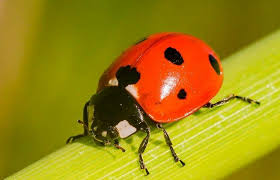
#> input picture images.jpeg, 280 x 180 px, found by its file name
$ jupyter execute --allow-errors 'SushAdvPytLab15 (3).ipynb'
#> lines starting #> are read from the running program, lines starting #| are printed output that depends on the picture
[cell 1]
import matplotlib.pyplot as plt
import numpy as np

[cell 2]
fig, ax = plt.subplots()             # Create a figure containing a single Axes.
ax.plot([1, 2, 3, 4], [1, 4, 2, 3])  # Plot some data on the Axes.

[cell 3]
#Depending on environment you are working in, plt.show() can be left out.
fig, ax = plt.subplots()
ax.plot([4,3,2,1], [1, 4, 2, 3])
plt.show()                           # Show the figure.

[cell 4]
fig = plt.figure()             # an empty figure with no Axes
fig, ax = plt.subplots()       # a figure with a single Axes
fig, axs = plt.subplots(2, 2)  # a figure with a 2x2 grid of Axes
# a figure with one Axes on the left, and two on the right:
fig, axs = plt.subplot_mosaic([['left', 'right_top'],
                               ['left', 'right_bottom']])

[cell 5]
from PIL import Image

import matplotlib.pyplot as plt
import numpy as np

#> (a cell that did not finish here is left out)

#> (a cell that did not finish here is left out)

[cell 8]
im = np.asarray(Image.open('/home/matlab/Downloads/images.jpeg'))
#> im is the input picture: shape (180, 280, 3); mean R, G, B 157.5, 133.7, 17.4
print(repr(im))
#> (printed output is left out)

#> (a cell that did not finish here is left out)

[cell 10]
img = Image.open('/home/matlab/Downloads/images.jpeg')
img.thumbnail((64, 64))  # resizes image in-place
imgplot = plt.imshow(img)

[cell 11]
# Import necessary libraries
from PIL import Image
import numpy as np
import matplotlib.pyplot as plt

# --- 1. Load and display the original image ---
# Load the image and convert it to a NumPy array.
# The `with` statement handles closing the file automatically.
try:
    with Image.open('/home/matlab/Downloads/images.jpeg') as img:
        im = np.asarray(img)
except FileNotFoundError:
    print("Error: The image file was not found. Please check the file path.")
    exit()

# Create a new figure and a single subplot for the original image
fig, ax = plt.subplots(figsize=(8, 6))
ax.imshow(im)
ax.set_title('Original Bug Image')
ax.axis('off')  # Hide the axes for a cleaner image display

# --- 2. Create plots for individual color channels ---
# This visualizes the red, green, and blue components of the image.
fig, (ax1, ax2, ax3) = plt.subplots(ncols=3, figsize=(15, 5))

# Red channel
red_channel = im[:, :, 0]
ax1.imshow(red_channel, cmap='Reds_r')
ax1.set_title('Red Channel')
ax1.axis('off')

# Green channel
green_channel = im[:, :, 1]
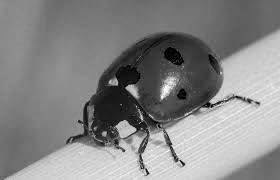
#> green_channel: shape (180, 280); min 0, max 255, mean 133.7
ax2.imshow(green_channel, cmap='Greens_r')
ax2.set_title('Green Channel')
ax2.axis('off')

# Blue channel
blue_channel = im[:, :, 2]
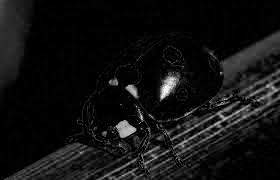
#> blue_channel: shape (180, 280); min 0, max 255, mean 17.4
ax3.imshow(blue_channel, cmap='Blues_r')
ax3.set_title('Blue Channel')
ax3.axis('off')

fig.suptitle('Individual Color Channels', fontsize=16)


# --- 3. Create an image with an alternative color map ---
# Change the color map to emphasize different features.
fig, ax = plt.subplots(figsize=(8, 6))
# Display the red channel with a 'hot' color map
ax.imshow(red_channel, cmap='hot')
ax.set_title('Image with "Hot" Color Map')
ax.axis('off')

# --- 4. Create a histogram of pixel intensity ---
# A histogram is a great way to visualize the distribution of colors.
fig, ax = plt.subplots(figsize=(8, 6))
# ravel() flattens the multi-dimensional array into a 1D array
ax.hist(im.ravel(), bins=256, color='gray', alpha=0.7)
ax.set_title('Pixel Intensity Histogram')
ax.set_xlabel('Pixel Intensity')
ax.set_ylabel('Frequency')
ax.grid(True)

# --- 5. Display all plots ---
# This is the command you were missing. It displays all the figures created.
plt.tight_layout() # Adjusts subplot params for a tight layout
plt.show()
#> figure, not shown here; tallest bar 13520 high, from x = 0 to 0.996

# with B&W u will get the crct distribution of pixels

[cell 12]
# Import necessary libraries
from PIL import Image
import numpy as np
import matplotlib.pyplot as plt

# Define the image path
image_path = '/home/matlab/Downloads/images.jpeg'

# --- 1. Open the color image ---
try:
    # Open the original color image
    img_color = Image.open(image_path)
except FileNotFoundError:
    print("Error: The image file was not found. Please check the file path.")
    exit()

# --- 2. Convert to a black and white (grayscale) image ---
# The 'L' mode converts the image to grayscale, using one channel (luminance).
img_grayscale = img_color.convert('L')
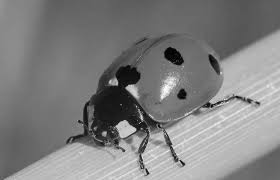
#> img_grayscale: PIL image 280x180 L; min 0, max 255, mean 127.6
im_grayscale_array = np.asarray(img_grayscale)

# --- 3. Display the grayscale image and its histogram ---
fig, (ax1, ax2) = plt.subplots(1, 2, figsize=(12, 6))

# Display the grayscale image
ax1.imshow(im_grayscale_array, cmap='gray')
ax1.set_title('Grayscale Bug Image')
ax1.axis('off')  # Hide axes for cleaner image display

# Plot the histogram for the grayscale image
ax2.hist(im_grayscale_array.ravel(), bins=256, range=[0, 256], color='k', alpha=0.7)
ax2.set_title('Grayscale Pixel Intensity Histogram')
ax2.set_xlabel('Pixel Intensity (0=Black, 255=White)')
ax2.set_ylabel('Frequency (Number of Pixels)')
ax2.grid(True)

plt.tight_layout() # Adjusts subplot params for a tight layout
plt.show()
#> figure, not shown here; panel 2: tallest bar 1073 high, from x = 100 to 101

# 2nd Trail with more Pixel Pic

[cell 13]
img = Image.open('/home/matlab/Downloads/bug.jpg')
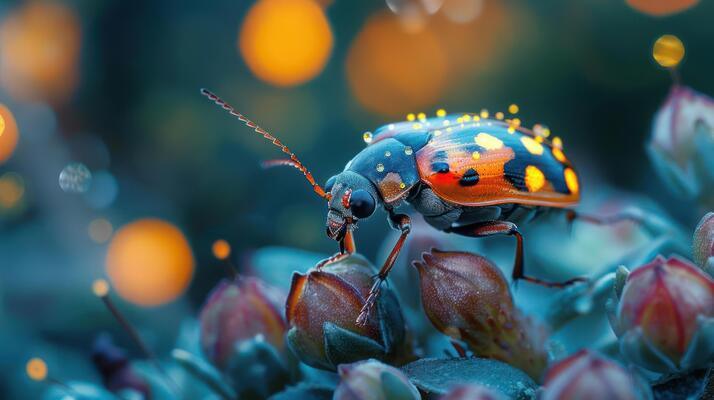
#> input picture bug.jpg, 714 x 400 px, found by its file name
#> img is the input picture: PIL image 714x400 RGB; mean R, G, B 68.2, 87.2, 88.5
imgplot = plt.imshow(img)

[cell 14]
img = Image.open('/home/matlab/Downloads/bug.jpg')
img.thumbnail((64, 64))  # resizes image in-place
#> img: PIL image 64x36 RGB
imgplot = plt.imshow(img)

[cell 15]
# Import necessary libraries
from PIL import Image
import numpy as np
import matplotlib.pyplot as plt

# --- 1. Load and display the original image ---
# Load the image and convert it to a NumPy array.
# The `with` statement handles closing the file automatically.
try:
    with Image.open('/home/matlab/Downloads/bug.jpg') as img:
        im = np.asarray(img)
except FileNotFoundError:
    print("Error: The image file was not found. Please check the file path.")
    exit()

# Create a new figure and a single subplot for the original image
fig, ax = plt.subplots(figsize=(8, 6))
ax.imshow(im)
ax.set_title('Original Bug Image')
ax.axis('off')  # Hide the axes for a cleaner image display

# --- 2. Create plots for individual color channels ---
# This visualizes the red, green, and blue components of the image.
fig, (ax1, ax2, ax3) = plt.subplots(ncols=3, figsize=(15, 5))

# Red channel
red_channel = im[:, :, 0]
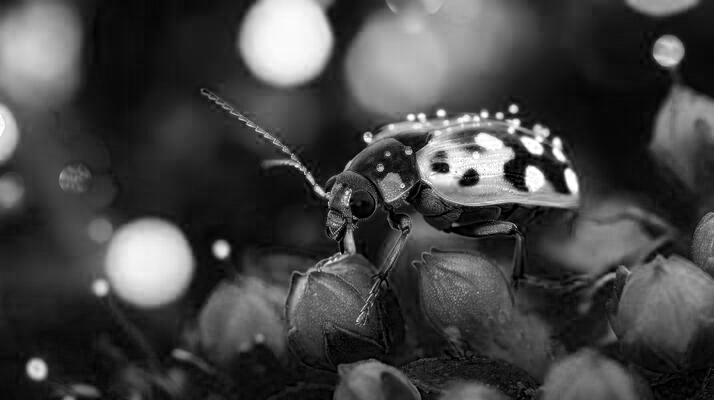
#> red_channel: shape (400, 714); min 0, max 255, mean 68.2
ax1.imshow(red_channel, cmap='Reds_r')
ax1.set_title('Red Channel')
ax1.axis('off')

# Green channel
green_channel = im[:, :, 1]
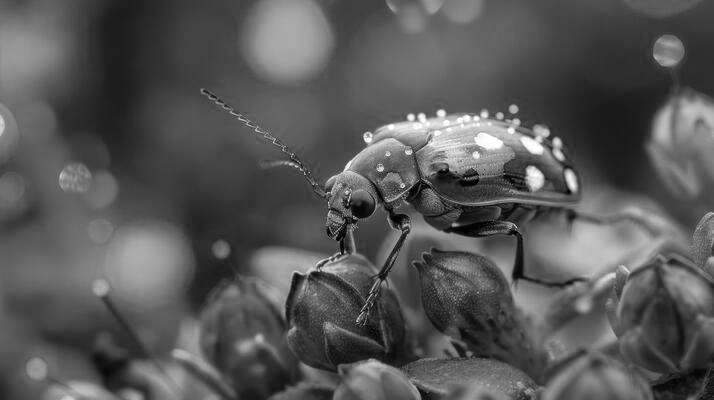
#> green_channel: shape (400, 714); min 0, max 255, mean 87.2
ax2.imshow(green_channel, cmap='Greens_r')
ax2.set_title('Green Channel')
ax2.axis('off')

# Blue channel
blue_channel = im[:, :, 2]
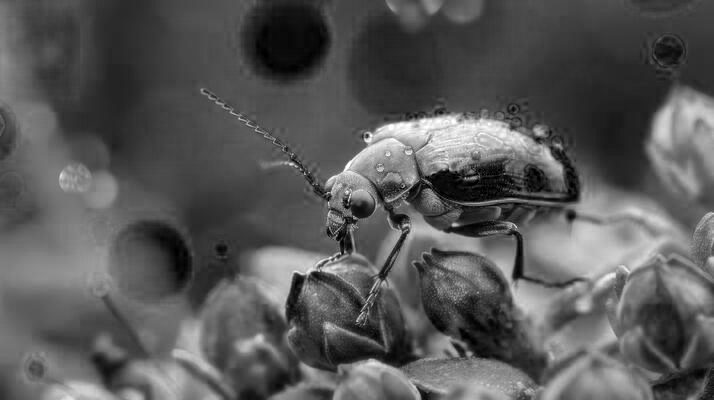
#> blue_channel: shape (400, 714); min 0, max 255, mean 88.5
ax3.imshow(blue_channel, cmap='Blues_r')
ax3.set_title('Blue Channel')
ax3.axis('off')

fig.suptitle('Individual Color Channels', fontsize=16)


# --- 3. Create an image with an alternative color map ---
# Change the color map to emphasize different features.
fig, ax = plt.subplots(figsize=(8, 6))
# Display the red channel with a 'hot' color map
ax.imshow(red_channel, cmap='hot')
ax.set_title('Image with "Hot" Color Map')
ax.axis('off')

# --- 4. Create a histogram of pixel intensity ---
# A histogram is a great way to visualize the distribution of colors.
fig, ax = plt.subplots(figsize=(8, 6))
# ravel() flattens the multi-dimensional array into a 1D array
ax.hist(im.ravel(), bins=256, color='gray', alpha=0.7)
ax.set_title('Pixel Intensity Histogram')
ax.set_xlabel('Pixel Intensity')
ax.set_ylabel('Frequency')
ax.grid(True)

# --- 5. Display all plots ---
# This is the command you were missing. It displays all the figures created.
plt.tight_layout() # Adjusts subplot params for a tight layout
plt.show()
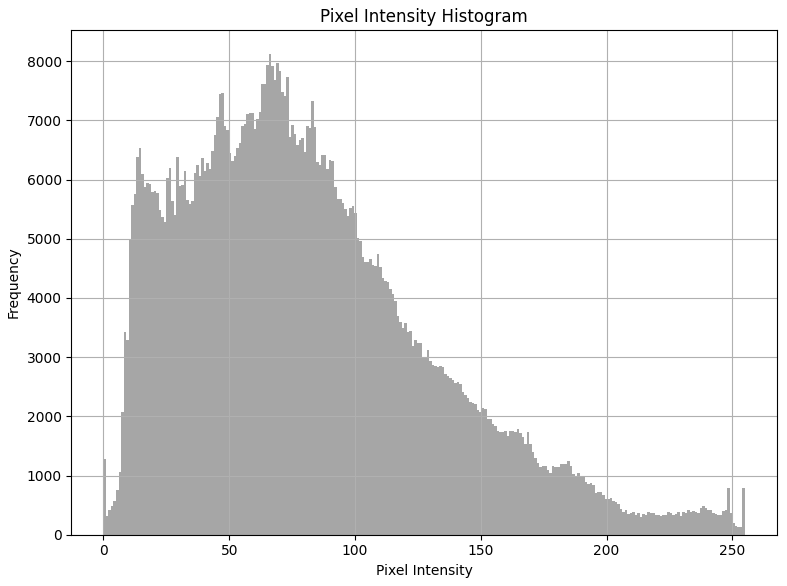
#> figure drawn by matplotlib, 1 panel; tallest bar 8114 high, from x = 65.74 to 66.74

# With B&W image

[cell 16]
# Import necessary libraries
from PIL import Image
import numpy as np
import matplotlib.pyplot as plt

# Define the image path
image_path = '/home/matlab/Downloads/bug.jpg'

# --- 1. Open the color image ---
try:
    # Open the original color image
    img_color = Image.open(image_path)
except FileNotFoundError:
    print("Error: The image file was not found. Please check the file path.")
    exit()

# --- 2. Convert to a black and white (grayscale) image ---
# The 'L' mode converts the image to grayscale, using one channel (luminance).
img_grayscale = img_color.convert('L')
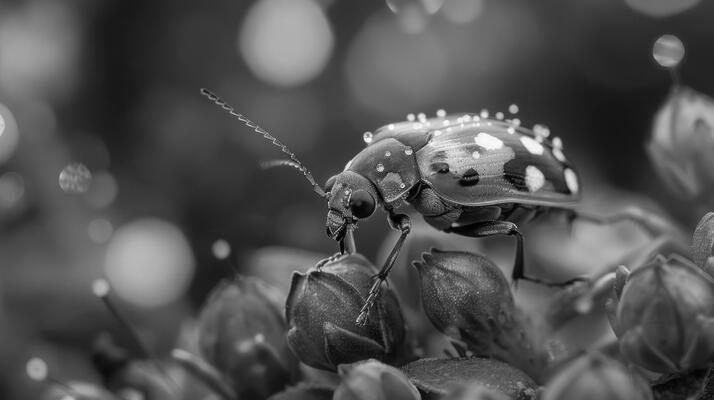
#> img_grayscale: PIL image 714x400 L; min 0, max 251, mean 81.6
im_grayscale_array = np.asarray(img_grayscale)

# --- 3. Display the grayscale image and its histogram ---
fig, (ax1, ax2) = plt.subplots(1, 2, figsize=(12, 6))

# Display the grayscale image
ax1.imshow(im_grayscale_array, cmap='gray')
ax1.set_title('Grayscale Bug Image')
ax1.axis('off')  # Hide axes for cleaner image display

# Plot the histogram for the grayscale image
ax2.hist(im_grayscale_array.ravel(), bins=256, range=[0, 256], color='k', alpha=0.7)
ax2.set_title('Grayscale Pixel Intensity Histogram')
ax2.set_xlabel('Pixel Intensity (0=Black, 255=White)')
ax2.set_ylabel('Frequency (Number of Pixels)')
ax2.grid(True)

plt.tight_layout() # Adjusts subplot params for a tight layout
plt.show()
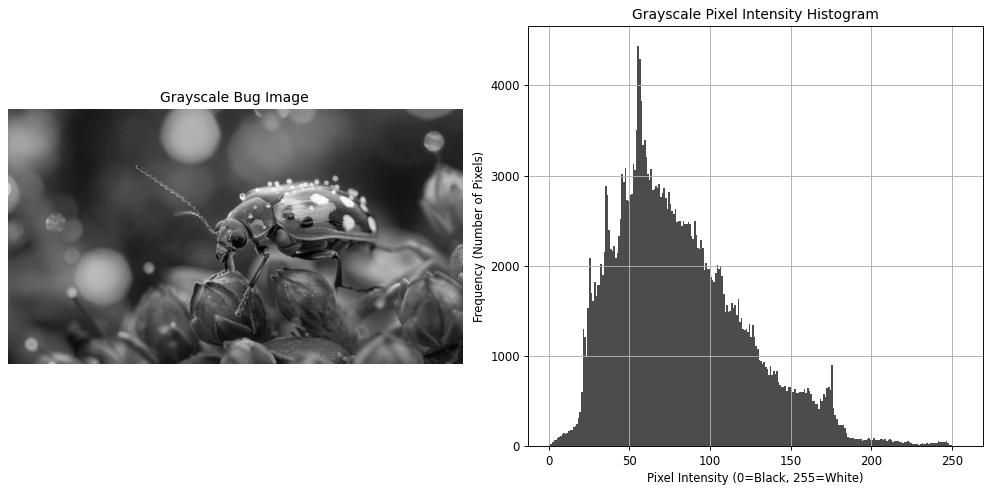
#> figure drawn by matplotlib, 2 panels; panel 2: tallest bar 4435 high, from x = 55 to 56
